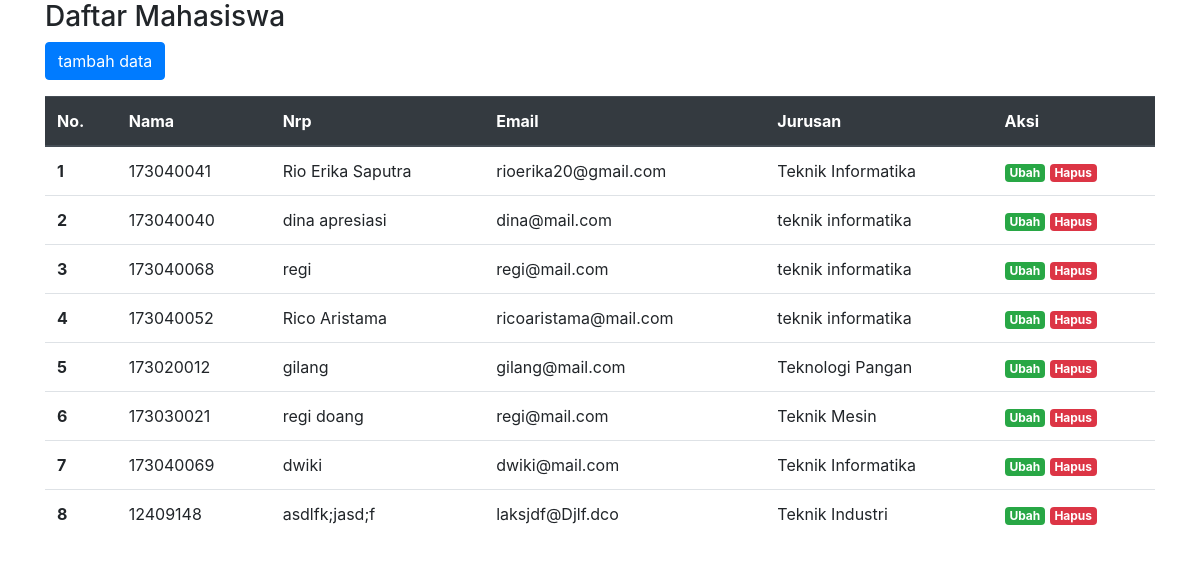
The page / on the database its author committed.
### tables this page shows
CREATE TABLE `mahasiswa` (
  `No` int(4) NOT NULL,
  `NRP` varchar(15) NOT NULL,
  `NAMA` varchar(50) NOT NULL,
  `EMAIL` varchar(40) NOT NULL,
  `JURUSAN` varchar(30) NOT NULL
);

### application/controllers/Mahasiswa.php (called while the page is built, shortened)
<?php
class Mahasiswa extends CI_Controller {
	public function index()
	{
		$this->load->model('Mahasiswa_model');
		$data['mahasiswa'] = $this->Mahasiswa_model->getAllMahasiswa();
		$this->load->view('mahasiswa/index', $data);
	}
}

### index.php (called while the page is built, shortened)
<?php
require_once BASEPATH.'core/CodeIgniter.php';

### application/models/Mahasiswa_model.php (called while the page is built)
<?php
class Mahasiswa_model extends CI_Model{
	public function getAllMahasiswa(){
		return $this->db->get('mahasiswa')->result_array();
	}
}

### application/views/mahasiswa/index.php (the view, shortened to what this page needs)
<!doctype html>
<html lang="en">
  <head>
    <link rel="stylesheet" href="https://stackpath.bootstrapcdn.com/bootstrap/4.3.1/css/bootstrap.min.css">
  </head>
  <body>
    <div class="container">
      <div class="row">
        <div class="col">
          <h3>Daftar Mahasiswa</h3>
          <a href="<?= base_url('mahasiswa/tambah'); ?>" class="btn btn-primary mb-3">tambah data</a>
            <table class="table">
              <thead class="thead-dark">
                <tr>
                  <th scope="col">No.</th>
                  <th scope="col">Nama</th>
                  <th scope="col">Nrp</th>
                  <th scope="col">Email</th>
                  <th scope="col">Jurusan</th>
                  <th scope="col">Aksi</th>
                </tr>
              </thead>
              <tbody>
                <?php $i = 1;?>
                <?php foreach ($mahasiswa as $mhs) : ?>
                  <tr>
                    <th scope="row"><?= $i++; ?></th>
                    <td><?= $mhs['NRP']; ?></td>
                    <td><?= $mhs['NAMA']; ?></td>
                    <td><?= $mhs['EMAIL']; ?></td>
                    <td><?= $mhs['JURUSAN']; ?></td>
                    <td>
                      <a href="" class="badge badge-success">Ubah</a>
                      <a href="<?= base_url(); ?>mahasiswa/hapus/<?= $mhs['No']; ?>" class="badge badge-danger">Hapus</a>
                    </td>
                  </tr>
                <?php endforeach; ?>
              </tbody>
            </table>
        </div>
      </div>
    </div>
  </body>
</html>

### rows shown on the page
mahasiswa: NRP "173040041", NAMA "Rio Erika Saputra", EMAIL "rioerika20@gmail.com", JURUSAN "Teknik Informatika"
mahasiswa: NRP "173040040", NAMA "dina apresiasi", EMAIL "dina@mail.com", JURUSAN "teknik informatika"
mahasiswa: NRP "173040068", NAMA "regi", EMAIL "regi@mail.com", JURUSAN "teknik informatika"
mahasiswa: NRP "173040052", NAMA "Rico Aristama", EMAIL "ricoaristama@mail.com", JURUSAN "teknik informatika"
mahasiswa: NRP "173020012", NAMA "gilang", EMAIL "gilang@mail.com", JURUSAN "Teknologi Pangan"
mahasiswa: NRP "173030021", NAMA "regi doang", EMAIL "regi@mail.com", JURUSAN "Teknik Mesin"
mahasiswa: NRP "173040069", NAMA "dwiki", EMAIL "dwiki@mail.com", JURUSAN "Teknik Informatika"
mahasiswa: NRP "12409148", NAMA "asdlfk;jasd;f", EMAIL "laksjdf@Djlf.dco", JURUSAN "Teknik Industri"
